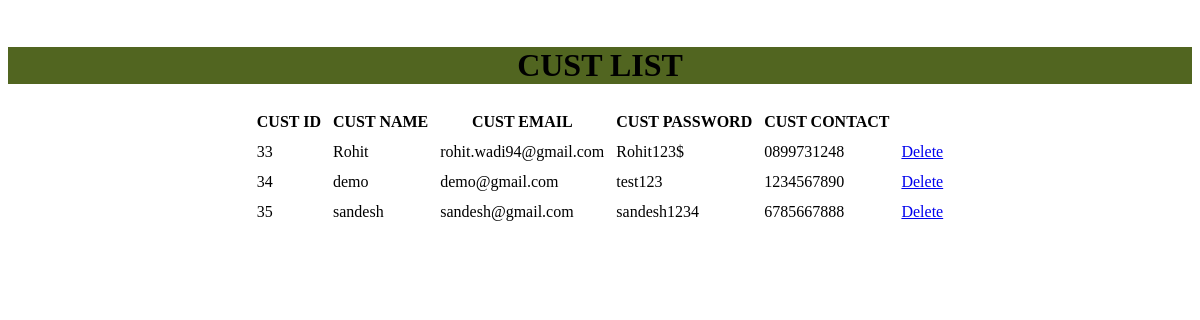
/allcustomer, run on an earlier commit of the app's database.
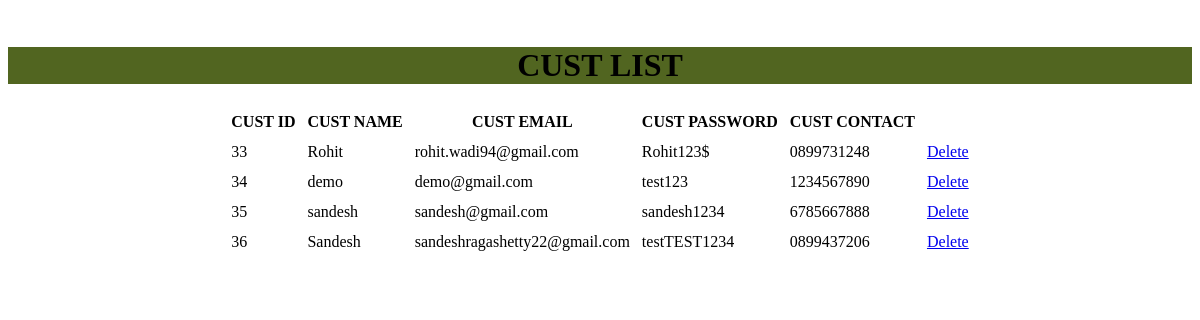
And on a later commit of the database.
### Foodapp/models.py (models this page shows)
class Cust(models.Model):
    CustId = models.AutoField(primary_key=True)
    CustFName = models.CharField(max_length=30)
    CustLName = models.CharField(max_length=30)
    CustCont = models.CharField(max_length=10)
    CustEmail = models.CharField(max_length=50)
    CustPass = models.CharField(max_length=60)
    Address = models.CharField(max_length=150, default='')
    class Meta:
        db_table = "FP_Cust"

### Foodapp/views.py (the view)
# urls.py: path('allcustomer', views.showcust),
def showcust(request):
    custs = Cust.objects.all()
    return render(request, 'custlist.html', {'custlist': custs})

### Templates/Foodapp/custlist.html
<html>
<head>
</head><center><body>
<table class="list" cellpadding="5px">
<br /><div style="background-color: #516520;width:100%;">
<h1>CUST LIST</h1></div>
<thead>
<tr>
<th>CUST ID</th>
<th>CUST NAME</th>
<th>CUST EMAIL</th>
<th>CUST PASSWORD</th>
<th>CUST CONTACT</th>
</tr>
</thead>
<tbody>
{% for c in custlist %}
<tr>
<td>{{c.CustId}}</td>
<td>{{c.CustFName}}</td>
<td>{{c.CustEmail}}</td>
<td>{{c.CustPass}}</td>
<td>{{c.CustCont}}</td>
<td><a href="/deletecustomer/{{c.CustId}}">Delete</a></td>
</tr>
{% endfor %}
	</tbody>
</table>
</body></center>
</html>

What changed in the data, as far as the page shows it:
added Cust: CustId "36", CustFName "Sandesh", CustEmail "sandeshragashetty22@gmail.com", CustPass "testTEST1234", CustCont "0899437206"
